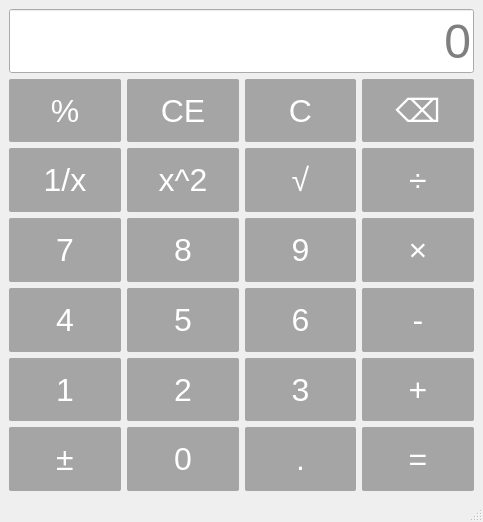
<?xml version="1.0" encoding="UTF-8"?>
<ui version="4.0">
 <class>MainWindow</class>
 <widget class="QMainWindow" name="MainWindow">
  <property name="geometry">
   <rect>
    <x>0</x>
    <y>0</y>
    <width>483</width>
    <height>522</height>
   </rect>
  </property>
  <property name="windowTitle">
   <string>计算器</string>
  </property>
  <property name="styleSheet">
   <string notr="true">QPushButton{
	background-color: rgba(50,50,50,100);
	font-size: 24pt;
	color: white;
	border-radius: 2px;
}

QPushButton:hover{
	background-color: lightgreen;
	color: black;
}

QPushButton:pressed{
	background-color: red;
	color: black;
}

QLineEdit{
	font-size: 36pt;
}</string>
  </property>
  <widget class="QWidget" name="centralwidget">
   <layout class="QVBoxLayout" name="verticalLayout">
    <item>
     <layout class="QGridLayout" name="gridLayout">
      <item row="4" column="0">
       <widget class="QPushButton" name="btnNum4">
        <property name="sizePolicy">
         <sizepolicy hsizetype="Preferred" vsizetype="Preferred">
          <horstretch>0</horstretch>
          <verstretch>0</verstretch>
         </sizepolicy>
        </property>
        <property name="layoutDirection">
         <enum>Qt::LayoutDirection::LeftToRight</enum>
        </property>
        <property name="text">
         <string>4</string>
        </property>
       </widget>
      </item>
      <item row="2" column="2">
       <widget class="QPushButton" name="btnSqrt">
        <property name="sizePolicy">
         <sizepolicy hsizetype="Preferred" vsizetype="Preferred">
          <horstretch>0</horstretch>
          <verstretch>0</verstretch>
         </sizepolicy>
        </property>
        <property name="layoutDirection">
         <enum>Qt::LayoutDirection::LeftToRight</enum>
        </property>
        <property name="text">
         <string>√</string>
        </property>
       </widget>
      </item>
      <item row="1" column="1">
       <widget class="QPushButton" name="btnClear">
        <property name="sizePolicy">
         <sizepolicy hsizetype="Preferred" vsizetype="Preferred">
          <horstretch>0</horstretch>
          <verstretch>0</verstretch>
         </sizepolicy>
        </property>
        <property name="layoutDirection">
         <enum>Qt::LayoutDirection::LeftToRight</enum>
        </property>
        <property name="text">
         <string>CE</string>
        </property>
       </widget>
      </item>
      <item row="3" column="3">
       <widget class="QPushButton" name="btnMultiple">
        <property name="sizePolicy">
         <sizepolicy hsizetype="Preferred" vsizetype="Preferred">
          <horstretch>0</horstretch>
          <verstretch>0</verstretch>
         </sizepolicy>
        </property>
        <property name="layoutDirection">
         <enum>Qt::LayoutDirection::LeftToRight</enum>
        </property>
        <property name="text">
         <string>×</string>
        </property>
       </widget>
      </item>
      <item row="2" column="0">
       <widget class="QPushButton" name="btnInverse">
        <property name="sizePolicy">
         <sizepolicy hsizetype="Preferred" vsizetype="Preferred">
          <horstretch>0</horstretch>
          <verstretch>0</verstretch>
         </sizepolicy>
        </property>
        <property name="layoutDirection">
         <enum>Qt::LayoutDirection::LeftToRight</enum>
        </property>
        <property name="text">
         <string>1/x</string>
        </property>
       </widget>
      </item>
      <item row="5" column="0">
       <widget class="QPushButton" name="btnNum1">
        <property name="sizePolicy">
         <sizepolicy hsizetype="Preferred" vsizetype="Preferred">
          <horstretch>0</horstretch>
          <verstretch>0</verstretch>
         </sizepolicy>
        </property>
        <property name="layoutDirection">
         <enum>Qt::LayoutDirection::LeftToRight</enum>
        </property>
        <property name="text">
         <string>1</string>
        </property>
       </widget>
      </item>
      <item row="5" column="3">
       <widget class="QPushButton" name="btnPlus">
        <property name="sizePolicy">
         <sizepolicy hsizetype="Preferred" vsizetype="Preferred">
          <horstretch>0</horstretch>
          <verstretch>0</verstretch>
         </sizepolicy>
        </property>
        <property name="layoutDirection">
         <enum>Qt::LayoutDirection::LeftToRight</enum>
        </property>
        <property name="text">
         <string>+</string>
        </property>
       </widget>
      </item>
      <item row="1" column="0">
       <widget class="QPushButton" name="btnPercentage">
        <property name="sizePolicy">
         <sizepolicy hsizetype="Preferred" vsizetype="Preferred">
          <horstretch>0</horstretch>
          <verstretch>0</verstretch>
         </sizepolicy>
        </property>
        <property name="layoutDirection">
         <enum>Qt::LayoutDirection::LeftToRight</enum>
        </property>
        <property name="text">
         <string>%</string>
        </property>
       </widget>
      </item>
      <item row="4" column="1">
       <widget class="QPushButton" name="btnNum5">
        <property name="sizePolicy">
         <sizepolicy hsizetype="Preferred" vsizetype="Preferred">
          <horstretch>0</horstretch>
          <verstretch>0</verstretch>
         </sizepolicy>
        </property>
        <property name="layoutDirection">
         <enum>Qt::LayoutDirection::LeftToRight</enum>
        </property>
        <property name="text">
         <string>5</string>
        </property>
       </widget>
      </item>
      <item row="3" column="0">
       <widget class="QPushButton" name="btnNum7">
        <property name="sizePolicy">
         <sizepolicy hsizetype="Preferred" vsizetype="Preferred">
          <horstretch>0</horstretch>
          <verstretch>0</verstretch>
         </sizepolicy>
        </property>
        <property name="layoutDirection">
         <enum>Qt::LayoutDirection::LeftToRight</enum>
        </property>
        <property name="text">
         <string>7</string>
        </property>
       </widget>
      </item>
      <item row="5" column="2">
       <widget class="QPushButton" name="btnNum3">
        <property name="sizePolicy">
         <sizepolicy hsizetype="Preferred" vsizetype="Preferred">
          <horstretch>0</horstretch>
          <verstretch>0</verstretch>
         </sizepolicy>
        </property>
        <property name="layoutDirection">
         <enum>Qt::LayoutDirection::LeftToRight</enum>
        </property>
        <property name="text">
         <string>3</string>
        </property>
       </widget>
      </item>
      <item row="1" column="2">
       <widget class="QPushButton" name="btnClearAll">
        <property name="sizePolicy">
         <sizepolicy hsizetype="Preferred" vsizetype="Preferred">
          <horstretch>0</horstretch>
          <verstretch>0</verstretch>
         </sizepolicy>
        </property>
        <property name="layoutDirection">
         <enum>Qt::LayoutDirection::LeftToRight</enum>
        </property>
        <property name="text">
         <string>C</string>
        </property>
       </widget>
      </item>
      <item row="1" column="3">
       <widget class="QPushButton" name="btnDel">
        <property name="sizePolicy">
         <sizepolicy hsizetype="Preferred" vsizetype="Preferred">
          <horstretch>0</horstretch>
          <verstretch>0</verstretch>
         </sizepolicy>
        </property>
        <property name="layoutDirection">
         <enum>Qt::LayoutDirection::LeftToRight</enum>
        </property>
        <property name="text">
         <string>⌫</string>
        </property>
       </widget>
      </item>
      <item row="4" column="3">
       <widget class="QPushButton" name="btnMinus">
        <property name="sizePolicy">
         <sizepolicy hsizetype="Preferred" vsizetype="Preferred">
          <horstretch>0</horstretch>
          <verstretch>0</verstretch>
         </sizepolicy>
        </property>
        <property name="layoutDirection">
         <enum>Qt::LayoutDirection::LeftToRight</enum>
        </property>
        <property name="text">
         <string>-</string>
        </property>
       </widget>
      </item>
      <item row="2" column="3">
       <widget class="QPushButton" name="btnDivide">
        <property name="sizePolicy">
         <sizepolicy hsizetype="Preferred" vsizetype="Preferred">
          <horstretch>0</horstretch>
          <verstretch>0</verstretch>
         </sizepolicy>
        </property>
        <property name="layoutDirection">
         <enum>Qt::LayoutDirection::LeftToRight</enum>
        </property>
        <property name="text">
         <string>÷</string>
        </property>
       </widget>
      </item>
      <item row="4" column="2">
       <widget class="QPushButton" name="btnNum6">
        <property name="sizePolicy">
         <sizepolicy hsizetype="Preferred" vsizetype="Preferred">
          <horstretch>0</horstretch>
          <verstretch>0</verstretch>
         </sizepolicy>
        </property>
        <property name="layoutDirection">
         <enum>Qt::LayoutDirection::LeftToRight</enum>
        </property>
        <property name="text">
         <string>6</string>
        </property>
       </widget>
      </item>
      <item row="6" column="3">
       <widget class="QPushButton" name="btnEqual">
        <property name="sizePolicy">
         <sizepolicy hsizetype="Preferred" vsizetype="Preferred">
          <horstretch>0</horstretch>
          <verstretch>0</verstretch>
         </sizepolicy>
        </property>
        <property name="layoutDirection">
         <enum>Qt::LayoutDirection::LeftToRight</enum>
        </property>
        <property name="text">
         <string>=</string>
        </property>
       </widget>
      </item>
      <item row="5" column="1">
       <widget class="QPushButton" name="btnNum2">
        <property name="sizePolicy">
         <sizepolicy hsizetype="Preferred" vsizetype="Preferred">
          <horstretch>0</horstretch>
          <verstretch>0</verstretch>
         </sizepolicy>
        </property>
        <property name="layoutDirection">
         <enum>Qt::LayoutDirection::LeftToRight</enum>
        </property>
        <property name="text">
         <string>2</string>
        </property>
       </widget>
      </item>
      <item row="6" column="1">
       <widget class="QPushButton" name="btnNum0">
        <property name="sizePolicy">
         <sizepolicy hsizetype="Preferred" vsizetype="Preferred">
          <horstretch>0</horstretch>
          <verstretch>0</verstretch>
         </sizepolicy>
        </property>
        <property name="layoutDirection">
         <enum>Qt::LayoutDirection::LeftToRight</enum>
        </property>
        <property name="text">
         <string>0</string>
        </property>
       </widget>
      </item>
      <item row="3" column="1">
       <widget class="QPushButton" name="btnNum8">
        <property name="sizePolicy">
         <sizepolicy hsizetype="Preferred" vsizetype="Preferred">
          <horstretch>0</horstretch>
          <verstretch>0</verstretch>
         </sizepolicy>
        </property>
        <property name="layoutDirection">
         <enum>Qt::LayoutDirection::LeftToRight</enum>
        </property>
        <property name="text">
         <string>8</string>
        </property>
       </widget>
      </item>
      <item row="6" column="2">
       <widget class="QPushButton" name="btnPeriod">
        <property name="sizePolicy">
         <sizepolicy hsizetype="Preferred" vsizetype="Preferred">
          <horstretch>0</horstretch>
          <verstretch>0</verstretch>
         </sizepolicy>
        </property>
        <property name="layoutDirection">
         <enum>Qt::LayoutDirection::LeftToRight</enum>
        </property>
        <property name="text">
         <string>.</string>
        </property>
       </widget>
      </item>
      <item row="6" column="0">
       <widget class="QPushButton" name="btnSign">
        <property name="sizePolicy">
         <sizepolicy hsizetype="Preferred" vsizetype="Preferred">
          <horstretch>0</horstretch>
          <verstretch>0</verstretch>
         </sizepolicy>
        </property>
        <property name="layoutDirection">
         <enum>Qt::LayoutDirection::LeftToRight</enum>
        </property>
        <property name="text">
         <string>±</string>
        </property>
       </widget>
      </item>
      <item row="2" column="1">
       <widget class="QPushButton" name="btnSquare">
        <property name="sizePolicy">
         <sizepolicy hsizetype="Preferred" vsizetype="Preferred">
          <horstretch>0</horstretch>
          <verstretch>0</verstretch>
         </sizepolicy>
        </property>
        <property name="layoutDirection">
         <enum>Qt::LayoutDirection::LeftToRight</enum>
        </property>
        <property name="text">
         <string>x^2</string>
        </property>
       </widget>
      </item>
      <item row="3" column="2">
       <widget class="QPushButton" name="btnNum9">
        <property name="sizePolicy">
         <sizepolicy hsizetype="Preferred" vsizetype="Preferred">
          <horstretch>0</horstretch>
          <verstretch>0</verstretch>
         </sizepolicy>
        </property>
        <property name="layoutDirection">
         <enum>Qt::LayoutDirection::LeftToRight</enum>
        </property>
        <property name="text">
         <string>9</string>
        </property>
       </widget>
      </item>
      <item row="0" column="0" colspan="4">
       <widget class="QLineEdit" name="display">
        <property name="sizePolicy">
         <sizepolicy hsizetype="Preferred" vsizetype="Preferred">
          <horstretch>0</horstretch>
          <verstretch>0</verstretch>
         </sizepolicy>
        </property>
        <property name="layoutDirection">
         <enum>Qt::LayoutDirection::LeftToRight</enum>
        </property>
        <property name="alignment">
         <set>Qt::AlignmentFlag::AlignRight|Qt::AlignmentFlag::AlignTrailing|Qt::AlignmentFlag::AlignVCenter</set>
        </property>
        <property name="placeholderText">
         <string>0</string>
        </property>
       </widget>
      </item>
     </layout>
    </item>
   </layout>
  </widget>
  <widget class="QMenuBar" name="menubar">
   <property name="geometry">
    <rect>
     <x>0</x>
     <y>0</y>
     <width>483</width>
     <height>25</height>
    </rect>
   </property>
  </widget>
  <widget class="QStatusBar" name="statusbar"/>
 </widget>
 <resources/>
 <connections/>
</ui>
